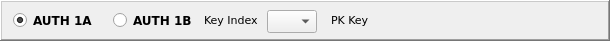
  <widget class="QFrame" name="pnlAuth">
   <property name="geometry">
    <rect>
     <x>0</x>
     <y>0</y>
     <width>610</width>
     <height>41</height>
    </rect>
   </property>
   <property name="font">
    <font>
     <family>Verdana</family>
    </font>
   </property>
   <property name="autoFillBackground">
    <bool>true</bool>
   </property>
   <property name="frameShape">
    <enum>QFrame::WinPanel</enum>
   </property>
   <property name="frameShadow">
    <enum>QFrame::Raised</enum>
   </property>
   <widget class="QRadioButton" name="rbAUTH1A">
    <property name="geometry">
     <rect>
      <x>13</x>
      <y>10</y>
      <width>99</width>
      <height>21</height>
     </rect>
    </property>
    <property name="font">
     <font>
      <weight>75</weight>
      <bold>true</bold>
     </font>
    </property>
    <property name="cursor">
     <cursorShape>PointingHandCursor</cursorShape>
    </property>
    <property name="text">
     <string>AUTH 1A</string>
    </property>
    <property name="checked">
     <bool>true</bool>
    </property>
   </widget>
   <widget class="QRadioButton" name="rbAUTH1B">
    <property name="geometry">
     <rect>
      <x>113</x>
      <y>10</y>
      <width>99</width>
      <height>21</height>
     </rect>
    </property>
    <property name="font">
     <font>
      <weight>75</weight>
      <bold>true</bold>
     </font>
    </property>
    <property name="cursor">
     <cursorShape>PointingHandCursor</cursorShape>
    </property>
    <property name="text">
     <string>AUTH 1B</string>
    </property>
    <property name="checked">
     <bool>false</bool>
    </property>
   </widget>
   <widget class="QLabel" name="lblKeyIndex">
    <property name="geometry">
     <rect>
      <x>204</x>
      <y>12</y>
      <width>61</width>
      <height>16</height>
     </rect>
    </property>
    <property name="font">
     <font>
      <pointsize>8</pointsize>
     </font>
    </property>
    <property name="text">
     <string>Key Index</string>
    </property>
   </widget>
   <widget class="QComboBox" name="cboKeyIndex">
    <property name="geometry">
     <rect>
      <x>267</x>
      <y>10</y>
      <width>50</width>
      <height>23</height>
     </rect>
    </property>
    <property name="font">
     <font>
      <weight>75</weight>
      <bold>true</bold>
     </font>
    </property>
    <property name="autoFillBackground">
     <bool>true</bool>
    </property>
    <property name="currentText" stdset="0">
     <string/>
    </property>
   </widget>
   <widget class="QLabel" name="lblPKKeys">
    <property name="geometry">
     <rect>
      <x>331</x>
      <y>12</y>
      <width>41</width>
      <height>16</height>
     </rect>
    </property>
    <property name="font">
     <font>
      <pointsize>8</pointsize>
     </font>
    </property>
    <property name="text">
     <string>PK Key</string>
    </property>
   </widget>
  </widget>
